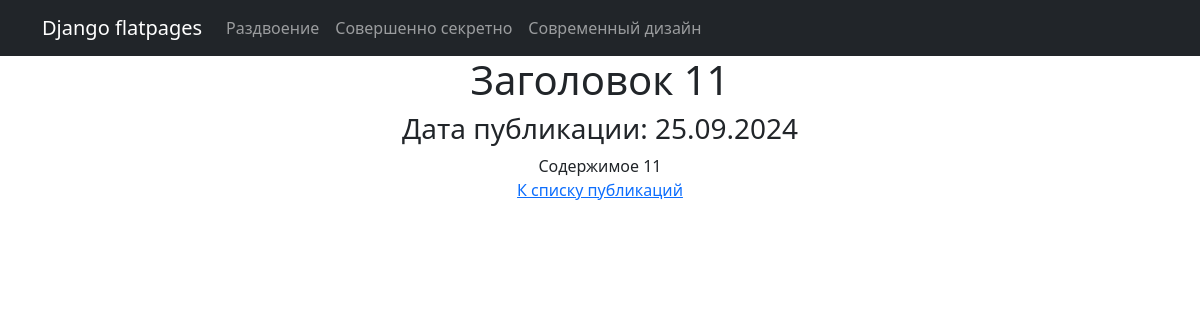
Page /news/41/ on the committed database.
### news/models.py (models this page shows, shortened)
class Post(models.Model):
    class PostKind(models.TextChoices):
        NEW = "NEW", _("Новость")
        ART = "ART", _("Статья")
    author = models.ForeignKey(Author, on_delete=models.CASCADE, verbose_name=_("Автор"))
    kind = models.CharField(max_length=3, choices=PostKind, default=PostKind.NEW, verbose_name=_("Тип"))
    created_dt = models.DateTimeField(default=now, editable=False, verbose_name=_("Дата/время создания"))
    title = models.CharField(max_length = 255, unique=True, verbose_name=_("Заголовок"))
    content = models.TextField(verbose_name=_("Содержание"))
    rating = models.IntegerField(default=0, verbose_name=_("Рейтинг"))
    categories = models.ManyToManyField(Category, verbose_name=_("Категории"))
    class Meta:
        verbose_name_plural = "Публикации"
        verbose_name = "Публикация"

### news/views.py (the view)
# urls.py: path('<int:pk>/', PostDetail.as_view()),
class PostDetail(DetailView):
    model = Post
    template_name = 'new.html'
    context_object_name = 'post'

### news/templatetags/custom_filters.py (called while the page is built)
@register.filter(name='censor')
def censor(value):
   try:
      if not isinstance(value, str):
         raise CensorException("Error: is not a text")
      for word in FILTERED_WORDS:
         if word in value:
            value = value.replace(word, word[:1] + '*'*(len(word)-1))
         if word.capitalize() in value:
            value = value.replace(word.capitalize(), word.capitalize()[:1] + '*'*(len(word)-1))
      return value
   except CensorException as e:
      print (e)

### templates/new.html (shortened to what this page needs)
{% extends 'flatpages/default.html' %}
{% load custom_tags %}
{% load custom_filters %}
{% block content %}
<h1>{{ post.title|censor }}</h1>
<h3>Дата публикации: {{ post.created_dt|date:'d.m.Y' }}</h3>
<div>
    {{ post.content|censor }}
</div>
<a href="/news/">К списку публикаций</a>
{% endblock content %}

### rows in the picture
Post: title|censor "Заголовок 11", created_dt "25.09.2024", content|censor "Содержимое 11"
